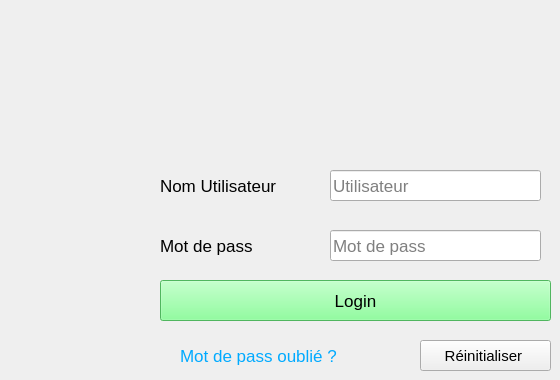
    <widget class="QWidget" name="tab_17">
     <attribute name="title">
      <string>Login</string>
     </attribute>
     <widget class="QLabel" name="label_22">
      <property name="geometry">
       <rect>
        <x>160</x>
        <y>170</y>
        <width>141</width>
        <height>31</height>
       </rect>
      </property>
      <property name="font">
       <font>
        <pointsize>13</pointsize>
       </font>
      </property>
      <property name="text">
       <string>Nom Utilisateur </string>
      </property>
     </widget>
     <widget class="QLabel" name="label_23">
      <property name="geometry">
       <rect>
        <x>160</x>
        <y>230</y>
        <width>101</width>
        <height>31</height>
       </rect>
      </property>
      <property name="font">
       <font>
        <pointsize>13</pointsize>
       </font>
      </property>
      <property name="text">
       <string>Mot de pass </string>
      </property>
     </widget>
     <widget class="QLineEdit" name="lineEdit_22">
      <property name="geometry">
       <rect>
        <x>330</x>
        <y>170</y>
        <width>211</width>
        <height>31</height>
       </rect>
      </property>
      <property name="font">
       <font>
        <pointsize>13</pointsize>
       </font>
      </property>
      <property name="cursorPosition">
       <number>0</number>
      </property>
      <property name="placeholderText">
       <string>Utilisateur</string>
      </property>
     </widget>
     <widget class="QLineEdit" name="lineEdit_23">
      <property name="geometry">
       <rect>
        <x>330</x>
        <y>230</y>
        <width>211</width>
        <height>31</height>
       </rect>
      </property>
      <property name="font">
       <font>
        <pointsize>13</pointsize>
       </font>
      </property>
      <property name="cursorPosition">
       <number>0</number>
      </property>
      <property name="placeholderText">
       <string>Mot de pass</string>
      </property>
     </widget>
     <widget class="QLabel" name="label_24">
      <property name="geometry">
       <rect>
        <x>180</x>
        <y>340</y>
        <width>161</width>
        <height>31</height>
       </rect>
      </property>
      <property name="font">
       <font>
        <pointsize>13</pointsize>
       </font>
      </property>
      <property name="styleSheet">
       <string notr="true">color: rgb(0, 170, 255);</string>
      </property>
      <property name="text">
       <string>Mot de pass oublié ? </string>
      </property>
     </widget>
     <widget class="QPushButton" name="pushButton_26">
      <property name="geometry">
       <rect>
        <x>420</x>
        <y>340</y>
        <width>131</width>
        <height>31</height>
       </rect>
      </property>
      <property name="font">
       <font>
        <pointsize>11</pointsize>
       </font>
      </property>
      <property name="styleSheet">
       <string notr="true"/>
      </property>
      <property name="text">
       <string>Réinitialiser </string>
      </property>
      <property name="icon">
       <iconset resource="iconne.qrc">
        <normaloff>:/icone/reset.png</normaloff>:/icone/reset.png</iconset>
      </property>
      <property name="iconSize">
       <size>
        <width>22</width>
        <height>22</height>
       </size>
      </property>
     </widget>
     <widget class="QPushButton" name="pushButton_27">
      <property name="geometry">
       <rect>
        <x>160</x>
        <y>280</y>
        <width>391</width>
        <height>41</height>
       </rect>
      </property>
      <property name="font">
       <font>
        <pointsize>13</pointsize>
       </font>
      </property>
      <property name="styleSheet">
       <string notr="true">background-color: rgb(112, 255, 133);</string>
      </property>
      <property name="text">
       <string>Login</string>
      </property>
      <property name="icon">
       <iconset resource="iconne.qrc">
        <normaloff>:/icone/login.png</normaloff>:/icone/login.png</iconset>
      </property>
     </widget>
    </widget>
